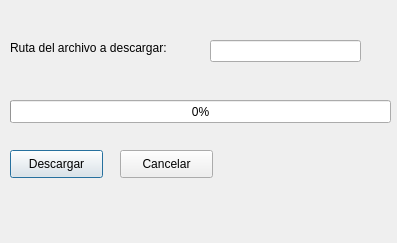
<?xml version="1.0" encoding="UTF-8"?>
<ui version="4.0">
 <class>Dialog</class>
 <widget class="QDialog" name="Dialog">
  <property name="geometry">
   <rect>
    <x>0</x>
    <y>0</y>
    <width>397</width>
    <height>243</height>
   </rect>
  </property>
  <property name="windowTitle">
   <string>Dialog</string>
  </property>
  <widget class="QLabel" name="label">
   <property name="geometry">
    <rect>
     <x>10</x>
     <y>40</y>
     <width>211</width>
     <height>16</height>
    </rect>
   </property>
   <property name="text">
    <string>Ruta del archivo a descargar:</string>
   </property>
  </widget>
  <widget class="QLineEdit" name="ruta">
   <property name="geometry">
    <rect>
     <x>210</x>
     <y>40</y>
     <width>151</width>
     <height>22</height>
    </rect>
   </property>
  </widget>
  <widget class="QProgressBar" name="progressBar">
   <property name="geometry">
    <rect>
     <x>10</x>
     <y>100</y>
     <width>381</width>
     <height>23</height>
    </rect>
   </property>
   <property name="value">
    <number>0</number>
   </property>
  </widget>
  <widget class="QPushButton" name="downloadBtn">
   <property name="geometry">
    <rect>
     <x>10</x>
     <y>150</y>
     <width>93</width>
     <height>28</height>
    </rect>
   </property>
   <property name="text">
    <string>Descargar</string>
   </property>
  </widget>
  <widget class="QPushButton" name="cancelBtn">
   <property name="geometry">
    <rect>
     <x>120</x>
     <y>150</y>
     <width>93</width>
     <height>28</height>
    </rect>
   </property>
   <property name="text">
    <string>Cancelar</string>
   </property>
  </widget>
  <widget class="QLabel" name="stateLabel">
   <property name="geometry">
    <rect>
     <x>10</x>
     <y>190</y>
     <width>331</width>
     <height>16</height>
    </rect>
   </property>
   <property name="text">
    <string/>
   </property>
  </widget>
 </widget>
 <resources/>
 <connections/>
</ui>
